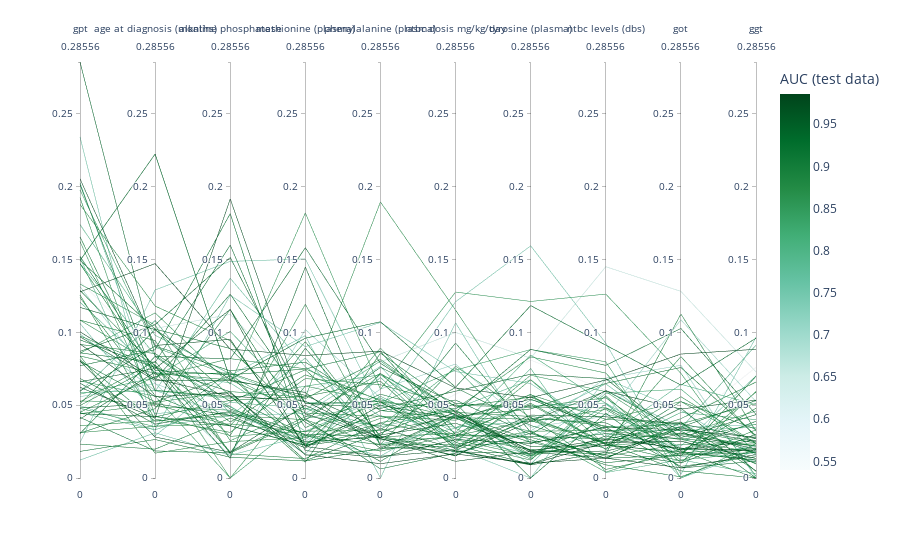

Notebook code cell kept with this figure:
### Code cell
import plotly.express as px
import numpy as np

# df_ranks_long = df_ranks_abnormal.T
# order = df_ranks_long.rank(axis="columns", ascending=False).median(axis="rows").sort_values().index
df_ranks_long["auc_score"] = AUCs

#fig_barplot = px.bar(df_ranks_abnormal, barmode="group")

def rank_sort(df_ranks_abnormal: pd.DataFrame) -> pd.Index:
    """This takes the dataframe, ranks its variables, and sorts them by the mean ranking"""
    return df_ranks_abnormal.rank(axis="rows").median(axis="columns").sort_values(ascending=False).index

order = rank_sort(df_ranks_abnormal) # Converts ranks to an ordered list

def wrapper_pcoorplot(df_ranks_abnormal, dims=order.tolist()):
    """Small wrapper around plotly parallel coordinates plot"""
    fig_ranks = px.parallel_coordinates(
        df_ranks_abnormal.T,
        dimensions=dims,
        color=df_ranks_long["auc_score"],
        # labels=labels_relabel,
        color_continuous_scale='BuGn',
    )

    # Calculate global min and max
    global_min = np.min(df_ranks_abnormal.values)
    global_max = np.max(df_ranks_abnormal.values)

    # Create a new 'range' key for each dimension in the figure
    for dimension in fig_ranks.data[0]['dimensions']:
        dimension['range'] = [global_min, global_max]

    fig_ranks.update_layout(
        yaxis_tickformat=".2f",
        coloraxis_colorbar=dict(title=f"{'AUC'} (test data)"),
    )

    return fig_ranks

# Creates the figure with the first [:15] features according to ranking
fig_abnormal = wrapper_pcoorplot(df_ranks_abnormal, order.tolist()[:10])
fig_abnormal.show()  # Show fig, as this is a notebook
